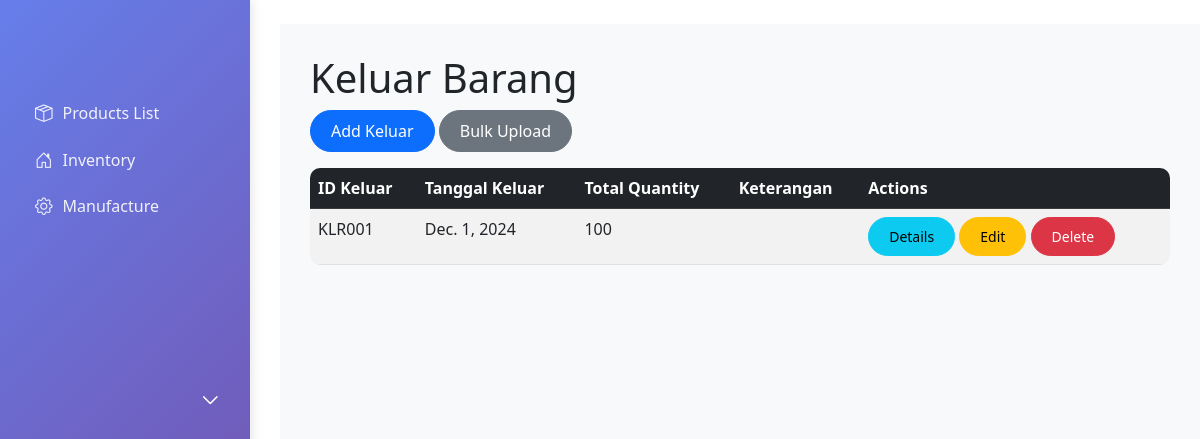
The page /inventory/keluar/ on the database its author committed.
### inventory_product/models.py (models this page shows, shortened)
class KeluarBarang(models.Model):
    id_keluar = models.CharField(max_length=100, primary_key=True)
    tanggal_keluar = models.DateField()
    keterangan = models.TextField(blank=True)
    @property
    def total_quantity(self):
        return self.keluarbarangdetail_set.aggregate(total=models.Sum('quantity'))['total'] or 0

### inventory_product/views.py (the view)
# urls.py: path('keluar/', views.keluar_list, name='keluar_list'),
def keluar_list(request):
    keluars = KeluarBarang.objects.all()
    return render(request, 'inventory_product/keluar_list.html', {'keluars': keluars})

### inventory_product/templates/inventory_product/keluar_list.html (shortened to what this page needs)
{% extends 'base.html' %}
{% block content %}
<h1>Keluar Barang</h1>
<div class="mb-3">
    <a href="{% url 'keluar_create' %}" class="btn btn-primary">Add Keluar</a>
    <a href="{% url 'keluar_bulk_create' %}" class="btn btn-secondary">Bulk Upload</a>
</div>
<div class="table-responsive">
    <table class="table table-striped table-hover">
        <thead class="table-dark">
            <tr>
                <th>ID Keluar</th>
                <th>Tanggal Keluar</th>
                <th>Total Quantity</th>
                <th>Keterangan</th>
                <th>Actions</th>
            </tr>
        </thead>
        <tbody>
            {% for keluar in keluars %}
            <tr>
                <td>{{ keluar.id_keluar }}</td>
                <td>{{ keluar.tanggal_keluar }}</td>
                <td>{{ keluar.total_quantity }}</td>
                <td>{{ keluar.keterangan }}</td>
                <td>
                    <a href="{% url 'keluar_detail_list' keluar.pk %}" class="btn btn-sm btn-info">Details</a>
                    <a href="{% url 'keluar_update' keluar.pk %}" class="btn btn-sm btn-warning">Edit</a>
                    <a href="{% url 'keluar_delete' keluar.pk %}" class="btn btn-sm btn-danger">Delete</a>
                </td>
            </tr>
            {% endfor %}
        </tbody>
    </table>
</div>
{% endblock %}

### erp_project/templates/base.html (style rules this page uses)
.btn { border-radius: 25px; padding: 8px 20px; font-weight: 500; }
.table { border-radius: 10px; overflow: hidden; }

### rows shown on the page
KeluarBarang: id_keluar "KLR001", tanggal_keluar "Dec. 1, 2024", total_quantity "100"
